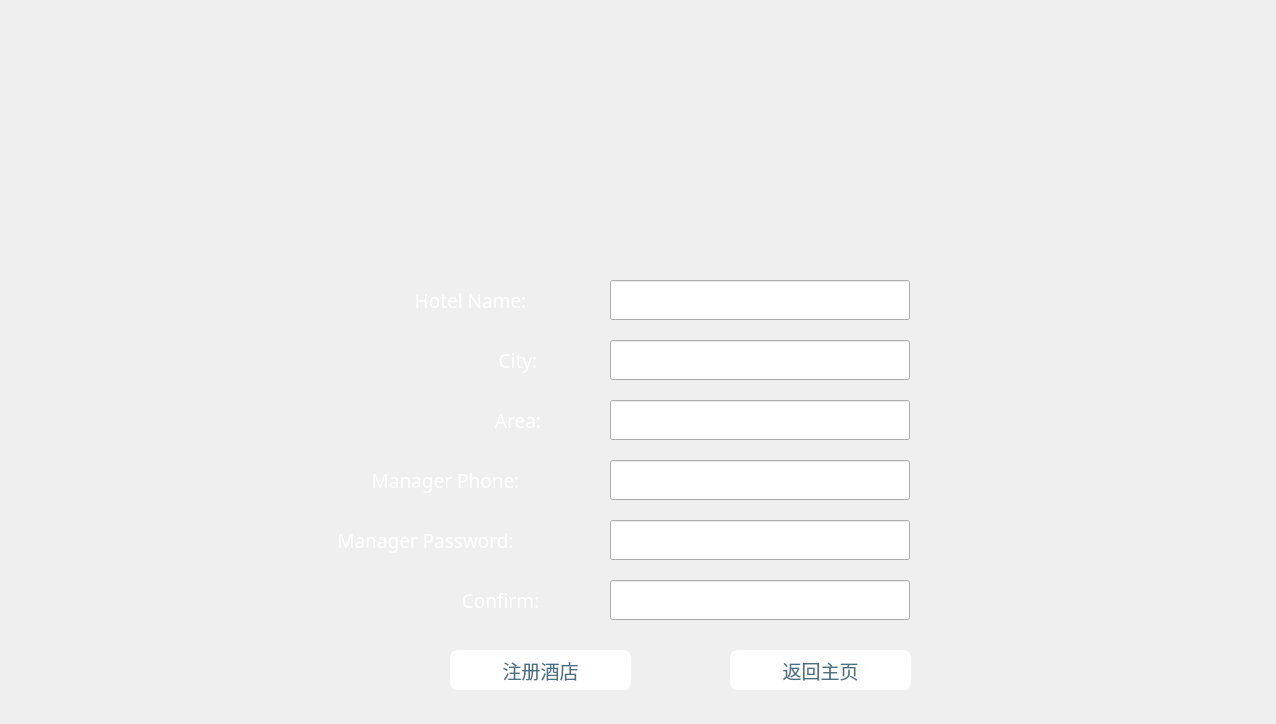
<?xml version="1.0" encoding="UTF-8"?>
<ui version="4.0">
 <class>hotelRegister</class>
 <widget class="QWidget" name="hotelRegister">
  <property name="geometry">
   <rect>
    <x>0</x>
    <y>0</y>
    <width>1276</width>
    <height>724</height>
   </rect>
  </property>
  <property name="minimumSize">
   <size>
    <width>1276</width>
    <height>724</height>
   </size>
  </property>
  <property name="maximumSize">
   <size>
    <width>1276</width>
    <height>724</height>
   </size>
  </property>
  <property name="windowTitle">
   <string>Form</string>
  </property>
  <widget class="QFrame" name="frame">
   <property name="geometry">
    <rect>
     <x>0</x>
     <y>0</y>
     <width>1276</width>
     <height>724</height>
    </rect>
   </property>
   <property name="styleSheet">
    <string notr="true">#frame{border-image: url(:/Picture/hotelregister.jpg);border-top-left-radius:15px;border-top-right-radius:15px;border-bottom-left-radius:15px;border-bottom-right-radius:15px;}</string>
   </property>
   <property name="frameShape">
    <enum>QFrame::StyledPanel</enum>
   </property>
   <property name="frameShadow">
    <enum>QFrame::Raised</enum>
   </property>
   <widget class="QLineEdit" name="name_edit">
    <property name="geometry">
     <rect>
      <x>610</x>
      <y>280</y>
      <width>300</width>
      <height>40</height>
     </rect>
    </property>
    <property name="font">
     <font>
      <family>宋体</family>
     </font>
    </property>
   </widget>
   <widget class="QLineEdit" name="city_edit">
    <property name="geometry">
     <rect>
      <x>610</x>
      <y>340</y>
      <width>300</width>
      <height>40</height>
     </rect>
    </property>
   </widget>
   <widget class="QLineEdit" name="location_edit">
    <property name="geometry">
     <rect>
      <x>610</x>
      <y>400</y>
      <width>300</width>
      <height>40</height>
     </rect>
    </property>
   </widget>
   <widget class="QLineEdit" name="phone_edit">
    <property name="geometry">
     <rect>
      <x>610</x>
      <y>460</y>
      <width>300</width>
      <height>40</height>
     </rect>
    </property>
   </widget>
   <widget class="QLineEdit" name="pwd_edit">
    <property name="geometry">
     <rect>
      <x>610</x>
      <y>520</y>
      <width>300</width>
      <height>40</height>
     </rect>
    </property>
   </widget>
   <widget class="QLineEdit" name="pwd_edit_2">
    <property name="geometry">
     <rect>
      <x>610</x>
      <y>580</y>
      <width>300</width>
      <height>40</height>
     </rect>
    </property>
    <property name="text">
     <string/>
    </property>
   </widget>
   <widget class="QPushButton" name="reg">
    <property name="geometry">
     <rect>
      <x>450</x>
      <y>650</y>
      <width>181</width>
      <height>40</height>
     </rect>
    </property>
    <property name="font">
     <font>
      <family>华文新魏</family>
      <pointsize>14</pointsize>
     </font>
    </property>
    <property name="styleSheet">
     <string notr="true">background-color:rgb(255,255,255);border: 3px solid white;border-radius:8px;color:rgb(74,112,133);</string>
    </property>
    <property name="text">
     <string>注册酒店</string>
    </property>
   </widget>
   <widget class="QPushButton" name="reg_2">
    <property name="geometry">
     <rect>
      <x>730</x>
      <y>650</y>
      <width>181</width>
      <height>40</height>
     </rect>
    </property>
    <property name="font">
     <font>
      <family>华文新魏</family>
      <pointsize>14</pointsize>
     </font>
    </property>
    <property name="styleSheet">
     <string notr="true">background-color:rgb(255,255,255);border: 3px solid white;border-radius:8px;color:rgb(74,112,133);</string>
    </property>
    <property name="text">
     <string>返回主页</string>
    </property>
   </widget>
   <widget class="QLabel" name="label_7">
    <property name="geometry">
     <rect>
      <x>450</x>
      <y>340</y>
      <width>131</width>
      <height>40</height>
     </rect>
    </property>
    <property name="font">
     <font>
      <family>Segoe Print</family>
      <pointsize>14</pointsize>
     </font>
    </property>
    <property name="styleSheet">
     <string notr="true">color: rgb(255, 255, 255);</string>
    </property>
    <property name="text">
     <string> City:</string>
    </property>
    <property name="alignment">
     <set>Qt::AlignCenter</set>
    </property>
   </widget>
   <widget class="QLabel" name="label_8">
    <property name="geometry">
     <rect>
      <x>370</x>
      <y>280</y>
      <width>201</width>
      <height>40</height>
     </rect>
    </property>
    <property name="font">
     <font>
      <family>Segoe Print</family>
      <pointsize>14</pointsize>
     </font>
    </property>
    <property name="styleSheet">
     <string notr="true">color: rgb(255, 255, 255);</string>
    </property>
    <property name="text">
     <string>Hotel Name:</string>
    </property>
    <property name="alignment">
     <set>Qt::AlignCenter</set>
    </property>
   </widget>
   <widget class="QLabel" name="label_9">
    <property name="geometry">
     <rect>
      <x>450</x>
      <y>400</y>
      <width>131</width>
      <height>41</height>
     </rect>
    </property>
    <property name="font">
     <font>
      <family>Segoe Print</family>
      <pointsize>14</pointsize>
     </font>
    </property>
    <property name="styleSheet">
     <string notr="true">color: rgb(255, 255, 255);</string>
    </property>
    <property name="text">
     <string> Area:</string>
    </property>
    <property name="alignment">
     <set>Qt::AlignCenter</set>
    </property>
   </widget>
   <widget class="QLabel" name="label_10">
    <property name="geometry">
     <rect>
      <x>310</x>
      <y>460</y>
      <width>271</width>
      <height>40</height>
     </rect>
    </property>
    <property name="font">
     <font>
      <family>Segoe Print</family>
      <pointsize>14</pointsize>
     </font>
    </property>
    <property name="styleSheet">
     <string notr="true">color: rgb(255, 255, 255);</string>
    </property>
    <property name="text">
     <string>Manager Phone:</string>
    </property>
    <property name="alignment">
     <set>Qt::AlignCenter</set>
    </property>
   </widget>
   <widget class="QLabel" name="label_11">
    <property name="geometry">
     <rect>
      <x>290</x>
      <y>520</y>
      <width>271</width>
      <height>40</height>
     </rect>
    </property>
    <property name="font">
     <font>
      <family>Segoe Print</family>
      <pointsize>14</pointsize>
     </font>
    </property>
    <property name="styleSheet">
     <string notr="true">color: rgb(255, 255, 255);</string>
    </property>
    <property name="text">
     <string>Manager Password:</string>
    </property>
    <property name="alignment">
     <set>Qt::AlignCenter</set>
    </property>
   </widget>
   <widget class="QLabel" name="label_12">
    <property name="geometry">
     <rect>
      <x>400</x>
      <y>580</y>
      <width>201</width>
      <height>40</height>
     </rect>
    </property>
    <property name="font">
     <font>
      <family>Segoe Print</family>
      <pointsize>14</pointsize>
     </font>
    </property>
    <property name="styleSheet">
     <string notr="true">color: rgb(255, 255, 255);</string>
    </property>
    <property name="text">
     <string>Confirm:</string>
    </property>
    <property name="alignment">
     <set>Qt::AlignCenter</set>
    </property>
   </widget>
   <widget class="QLabel" name="err_city">
    <property name="geometry">
     <rect>
      <x>940</x>
      <y>120</y>
      <width>300</width>
      <height>50</height>
     </rect>
    </property>
    <property name="font">
     <font>
      <family>华文新魏</family>
      <pointsize>14</pointsize>
     </font>
    </property>
    <property name="styleSheet">
     <string notr="true">color: rgb(255, 255, 255);</string>
    </property>
    <property name="text">
     <string/>
    </property>
    <property name="alignment">
     <set>Qt::AlignCenter</set>
    </property>
   </widget>
   <widget class="QLabel" name="err_name">
    <property name="geometry">
     <rect>
      <x>940</x>
      <y>50</y>
      <width>300</width>
      <height>50</height>
     </rect>
    </property>
    <property name="font">
     <font>
      <family>华文新魏</family>
      <pointsize>14</pointsize>
     </font>
    </property>
    <property name="styleSheet">
     <string notr="true">color: rgb(255, 255, 255);
</string>
    </property>
    <property name="text">
     <string/>
    </property>
    <property name="alignment">
     <set>Qt::AlignCenter</set>
    </property>
   </widget>
   <widget class="QLabel" name="err_loca">
    <property name="geometry">
     <rect>
      <x>940</x>
      <y>260</y>
      <width>300</width>
      <height>50</height>
     </rect>
    </property>
    <property name="font">
     <font>
      <family>华文新魏</family>
      <pointsize>14</pointsize>
     </font>
    </property>
    <property name="styleSheet">
     <string notr="true">color: rgb(255, 255, 255);</string>
    </property>
    <property name="text">
     <string/>
    </property>
    <property name="alignment">
     <set>Qt::AlignCenter</set>
    </property>
   </widget>
   <widget class="QLabel" name="err_phone">
    <property name="geometry">
     <rect>
      <x>940</x>
      <y>190</y>
      <width>300</width>
      <height>50</height>
     </rect>
    </property>
    <property name="font">
     <font>
      <family>华文新魏</family>
      <pointsize>14</pointsize>
     </font>
    </property>
    <property name="styleSheet">
     <string notr="true">color: rgb(255, 255, 255);</string>
    </property>
    <property name="text">
     <string/>
    </property>
    <property name="alignment">
     <set>Qt::AlignCenter</set>
    </property>
   </widget>
   <widget class="QLabel" name="err_pwd">
    <property name="geometry">
     <rect>
      <x>940</x>
      <y>330</y>
      <width>300</width>
      <height>50</height>
     </rect>
    </property>
    <property name="font">
     <font>
      <family>华文新魏</family>
      <pointsize>14</pointsize>
     </font>
    </property>
    <property name="styleSheet">
     <string notr="true">color: rgb(255, 255, 255);</string>
    </property>
    <property name="text">
     <string/>
    </property>
    <property name="alignment">
     <set>Qt::AlignCenter</set>
    </property>
   </widget>
  </widget>
 </widget>
 <resources/>
 <connections/>
</ui>
